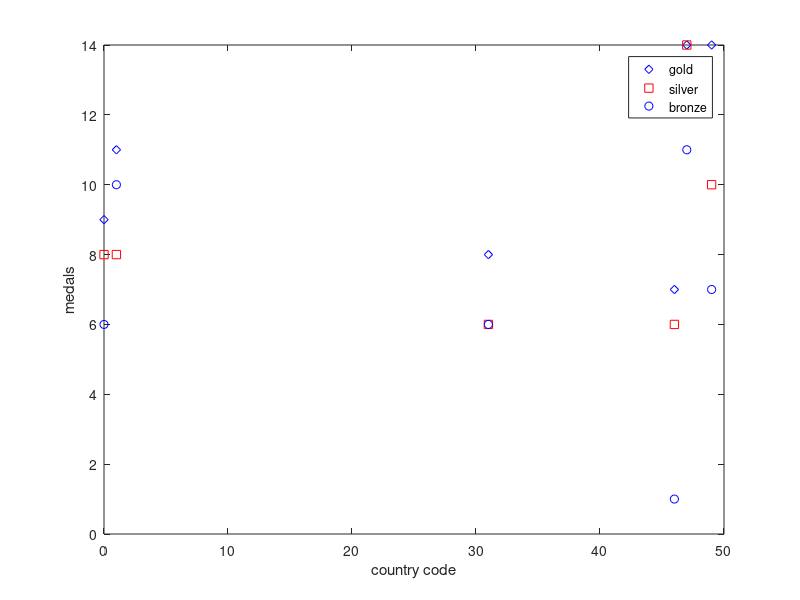

MATLAB code to generate this figure:
% Name: Andrew Pang
% Date: 22 MAR 2019
% Task 3 : Winter Olympics

%create row vector for values of country codes and their respective medals
cc = [ 1 47 0 46 49 31 ];
gold = [ 11 14 9 7 14 8 ];
silv = [ 8 14 8 6 10 6 ];
bron = [ 10 11 6 1 7 6];

%plots no of gold medals against country code 
plot(cc,gold,'bd');

%hold onto the current graph to plot other values
hold on;

%plots no of silver and bronze medals against country code 
plot(cc,silv,'rs');
plot(cc,bron,'bo');

%labels the axes and adds a legend
xlabel('country code');
ylabel('medals');
legend('gold','silver','bronze','Northwest');

hold off;

%sums all the matrices containing no of medals into one matrix
tota = gold + silv + bron;

%finds the value of the largest no. of medals and its position
[max_medals max_pos] = max(tota);

%Output max no. of medals and its corresponding country code
max_medals
max_country = cc(max_pos)
